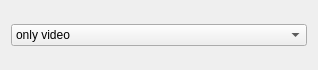
<?xml version="1.0" encoding="UTF-8"?>
<ui version="4.0">
 <class>ViewTypeFrame</class>
 <widget class="QFrame" name="ViewTypeFrame">
  <property name="geometry">
   <rect>
    <x>0</x>
    <y>0</y>
    <width>318</width>
    <height>70</height>
   </rect>
  </property>
  <property name="windowTitle">
   <string>Frame</string>
  </property>
  <layout class="QGridLayout" name="gridLayout">
   <item row="0" column="0">
    <widget class="QComboBox" name="viewTypeDropDown">
     <item>
      <property name="text">
       <string>only video</string>
      </property>
     </item>
     <item>
      <property name="text">
       <string>video with annotation</string>
      </property>
     </item>
     <item>
      <property name="text">
       <string>annotation without video</string>
      </property>
     </item>
    </widget>
   </item>
  </layout>
 </widget>
 <resources/>
 <connections/>
</ui>
